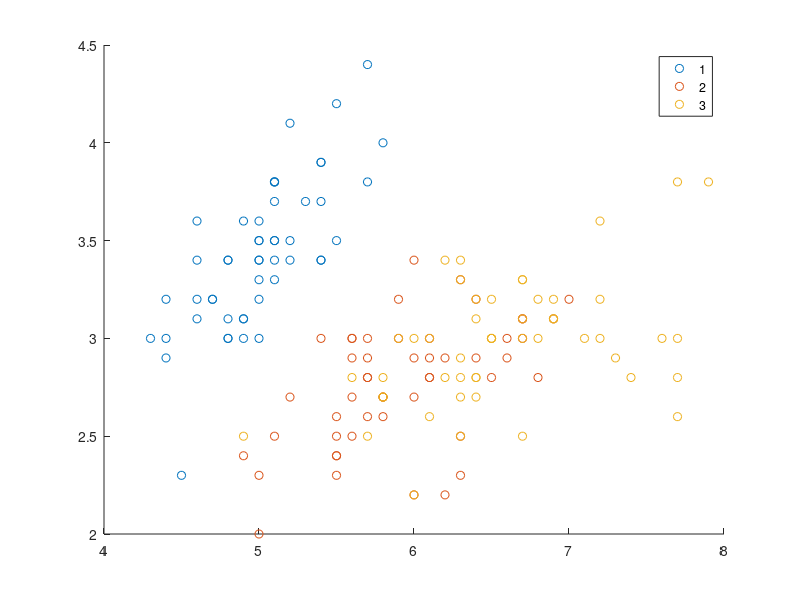

The MATLAB source for this figure: (Note: this script raises an error after producing the figure.)
%% Cell 1: Load some data.
load fisheriris; %Load classic flower dataset.
X = meas(:,1:2);
[sval,~,y]=unique(species);

figure(1); clf; gscatter(X(:,1),X(:,2),y); 

%% Cell 2: Setup K-means.
rng(1);
K = 5;
centres = randn(K,2)+ones(K,1)*mean(X,1);
utilPlotKmeans(X,centres,[],false);

%% Cell 3.
totalDistToCluster = [];
for iter = 1 : 2 : 30
    
    [lab,totalDistToCluster(iter)] = assignPointsToClusters(X,centres,'euclidean');

    figure(1); clf; utilPlotKmeans(X,centres,lab,true); title('Updating cluster assignments');

    for c = 1 : K
        centres(c,:) = mean(X(lab==c,:),1);
    end
    
    figure(2); clf; utilPlotKmeans(X,centres,lab,true);
    totalDistToCluster(iter+1) = getDistToCluster(X,lab,centres); title('Updating cluster centres');

    drawnow; pause(0.05);
end

figure(3); clf; plot(totalDistToCluster); ylabel('Sum Dist of All Points to Clusters'); xlabel('Kmeans Iteration');
fprintf(1,'Kmeans Finished: Final cluster quality: %1.1f.\n', totalDistToCluster(end));

